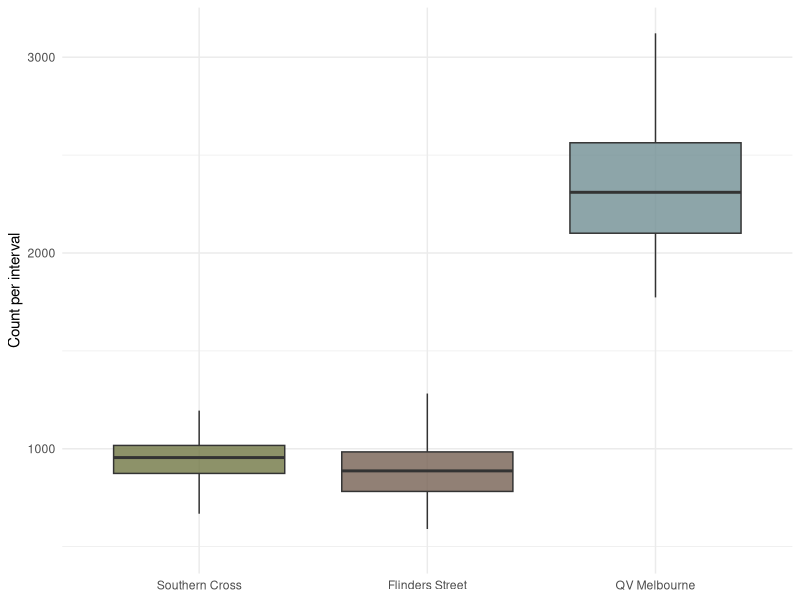
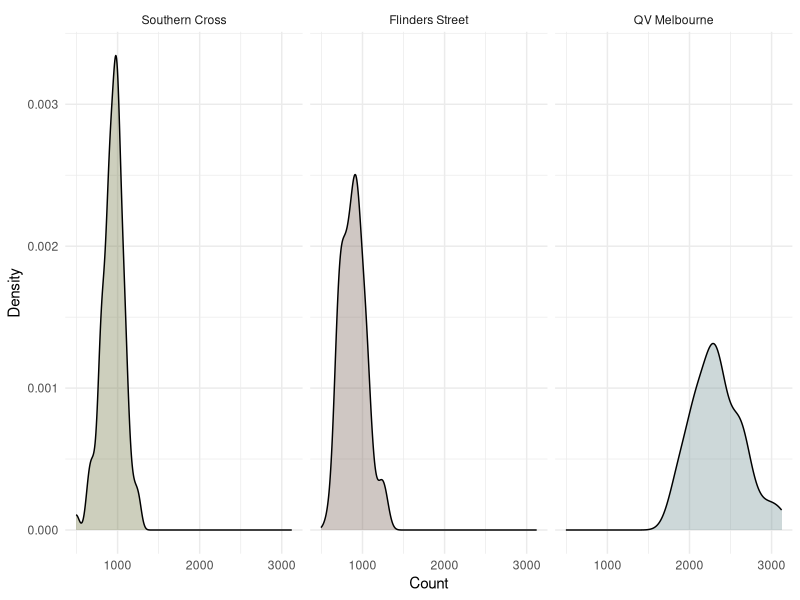

The R script that drew these images, in order:
## ---- chunk 1
#| label: setup
#| include: false
#| message: false
#| warning: false
knitr::opts_chunk$set(
fig.align = "center",
fig.width = 8,
fig.height = 5,
dpi = 150,
echo = TRUE,
warning = FALSE,
message = FALSE
)

library(boot)
library(MASS)
library(tidyverse)
library(knitr)
library(kableExtra)
library(broom)
library(purrr)
library(scales)

set.seed(355435)

cross_cols <- c(
"Flinders Street" = "#766153",
"QV Melbourne" = "#718f94",
"Southern Cross"  = "#717744")

## ---- chunk 2
pedestrian_df <- read.csv(here::here("data/pedestrian/pedestrians.csv"))

pedestrian_long <- pedestrian_df %>%
  mutate(obs = row_number()) %>%
  pivot_longer(-obs, names_to = "crossing", values_to = "count") %>%
  mutate(crossing = recode(crossing,
                           "flinders_street" = "Flinders Street",
                           "qv_melbourne"    = "QV Melbourne",
                           "southern_cross"  = "Southern Cross")) %>%
  mutate(crossing = factor(
    crossing,
    levels = c("Southern Cross", "Flinders Street", "QV Melbourne")))
## ---- chunk 3
#| label: fig-boxplot
#| fig-cap: "Pedestrian counts by crossing."
ggplot(pedestrian_long, aes(x = crossing, y = count, fill = crossing)) +
  geom_boxplot(outlier.shape = NA, alpha = 0.8) +
  scale_fill_manual(values = cross_cols) +
  labs(x = NULL, y = "Count per interval") +
  theme_minimal() +
  theme(legend.position = "none")

## ---- chunk 4
#| label: fig-density
#| fig-cap: "Distribution of pedestrian counts by crossing."
ggplot(pedestrian_long, aes(x = count, fill = crossing)) +
  geom_density(alpha = 0.35) +
  facet_wrap(~ crossing, scales = "fixed") +
  scale_fill_manual(values = cross_cols) +
  labs(x = "Count", y = "Density") +
  theme_minimal() +
  theme(legend.position = "none")
## ---- chunk 5
#| label: tbl-crossing-summary
pedestrian_long %>%
  group_by(crossing) %>%
  summarise(
    n      = n(),
    mean   = mean(count),
    median = median(count),
    sd     = sd(count),
    min    = min(count),
    max    = max(count),
    iqr    = IQR(count),
    .groups = "drop"
  ) %>%
  kable(
    digits = 1,
    col.names = c("Crossing", "n", "Mean", "Median", "SD", "Min", "Max", "IQR")
  ) %>%
  kable_styling(
    bootstrap_options = c("striped", "hover", "condensed", "responsive"),
    full_width = FALSE
  ) %>%
  row_spec(0, bold = TRUE, color = "#FFFFFF", background = "#598392") %>%
  column_spec(1, bold = TRUE, color = "#004D40")
## ---- chunk 6
#| label: tbl-mle

# Southern Cross
sc <- pedestrian_df$southern_cross
fit_sc_norm  <- fitdistr(sc, "normal")
fit_sc_logn  <- fitdistr(sc, "lognormal")
fit_sc_gamma <- fitdistr(sc, "gamma")   

sc_models <- tibble(
  crossing = "Southern Cross",
  model    = c("normal","lognormal","gamma"),
  logLik   = c(logLik(fit_sc_norm)[1],  logLik(fit_sc_logn)[1],  logLik(fit_sc_gamma)[1]),
  AIC      = c(AIC(fit_sc_norm),        AIC(fit_sc_logn),        AIC(fit_sc_gamma)),
  
  mean_est = c(
    unname(fit_sc_norm$estimate["mean"]),
    exp(fit_sc_logn$estimate["meanlog"] + 0.5*fit_sc_logn$estimate["sdlog"]^2),
    unname(fit_sc_gamma$estimate["shape"] / fit_sc_gamma$estimate["rate"])),
  
  sd_est   = c(
    unname(fit_sc_norm$estimate["sd"]),
    sqrt((exp(fit_sc_logn$estimate["sdlog"]^2) - 1) *
           exp(2*fit_sc_logn$estimate["meanlog"] + fit_sc_logn$estimate["sdlog"]^2)),
    sqrt(unname(fit_sc_gamma$estimate["shape"]) / (unname(fit_sc_gamma$estimate["rate"])^2))))

# Flinders Street
fl <- pedestrian_df$flinders_street
fit_fl_norm  <- fitdistr(fl, "normal")
fit_fl_logn  <- fitdistr(fl, "lognormal")
fit_fl_gamma <- fitdistr(fl, "gamma")

fl_models <- tibble(
  crossing = "Flinders Street",
  model    = c("normal","lognormal","gamma"),
  logLik   = c(logLik(fit_fl_norm)[1],  logLik(fit_fl_logn)[1],  logLik(fit_fl_gamma)[1]),
  AIC      = c(AIC(fit_fl_norm),        AIC(fit_fl_logn),        AIC(fit_fl_gamma)),
  
  mean_est = c(
    unname(fit_fl_norm$estimate["mean"]),
    exp(fit_fl_logn$estimate["meanlog"] + 0.5*fit_fl_logn$estimate["sdlog"]^2),
    unname(fit_fl_gamma$estimate["shape"] / fit_fl_gamma$estimate["rate"])),
  
  sd_est   = c(
    unname(fit_fl_norm$estimate["sd"]),
    sqrt((exp(fit_fl_logn$estimate["sdlog"]^2) - 1) *
           exp(2*fit_fl_logn$estimate["meanlog"] + fit_fl_logn$estimate["sdlog"]^2)),
    sqrt(unname(fit_fl_gamma$estimate["shape"]) / (unname(fit_fl_gamma$estimate["rate"])^2))))

# QV Melbourne
qv <- pedestrian_df$qv_melbourne
fit_qv_norm  <- fitdistr(qv, "normal")
fit_qv_logn  <- fitdistr(qv, "lognormal")
fit_qv_gamma <- fitdistr(qv, "gamma")

qv_models <- tibble(
  crossing = "QV Melbourne",
  model    = c("normal","lognormal","gamma"),
  logLik   = c(logLik(fit_qv_norm)[1],  logLik(fit_qv_logn)[1],  logLik(fit_qv_gamma)[1]),
  AIC      = c(AIC(fit_qv_norm),        AIC(fit_qv_logn),        AIC(fit_qv_gamma)),
  
  mean_est = c(
    unname(fit_qv_norm$estimate["mean"]),
    exp(fit_qv_logn$estimate["meanlog"] + 0.5*fit_qv_logn$estimate["sdlog"]^2),
    unname(fit_qv_gamma$estimate["shape"] / fit_qv_gamma$estimate["rate"])),
  
  sd_est   = c(
    unname(fit_qv_norm$estimate["sd"]),
    sqrt((exp(fit_qv_logn$estimate["sdlog"]^2) - 1) *
           exp(2*fit_qv_logn$estimate["meanlog"] + fit_qv_logn$estimate["sdlog"]^2)),
    sqrt(unname(fit_qv_gamma$estimate["shape"]) / (unname(fit_qv_gamma$estimate["rate"])^2))))

mle_fits <- bind_rows(sc_models, fl_models, qv_models) %>%
  arrange(crossing, AIC)

mle_fits  %>%
  kable(
    caption = "Maximum-likelihood estimates for Normal, Lognormal and Gamma models across the three crossings.",
    digits = 1,
    align = rep("c")) %>%
  kable_styling(
    bootstrap_options = c("striped", "hover", "condensed", "responsive"),
    full_width = FALSE,
    position = "center") %>%
  row_spec(0, bold = TRUE, color = "#FFFFFF", background = "#598392") %>%
  column_spec(1, bold = TRUE, color = "#004D40")
